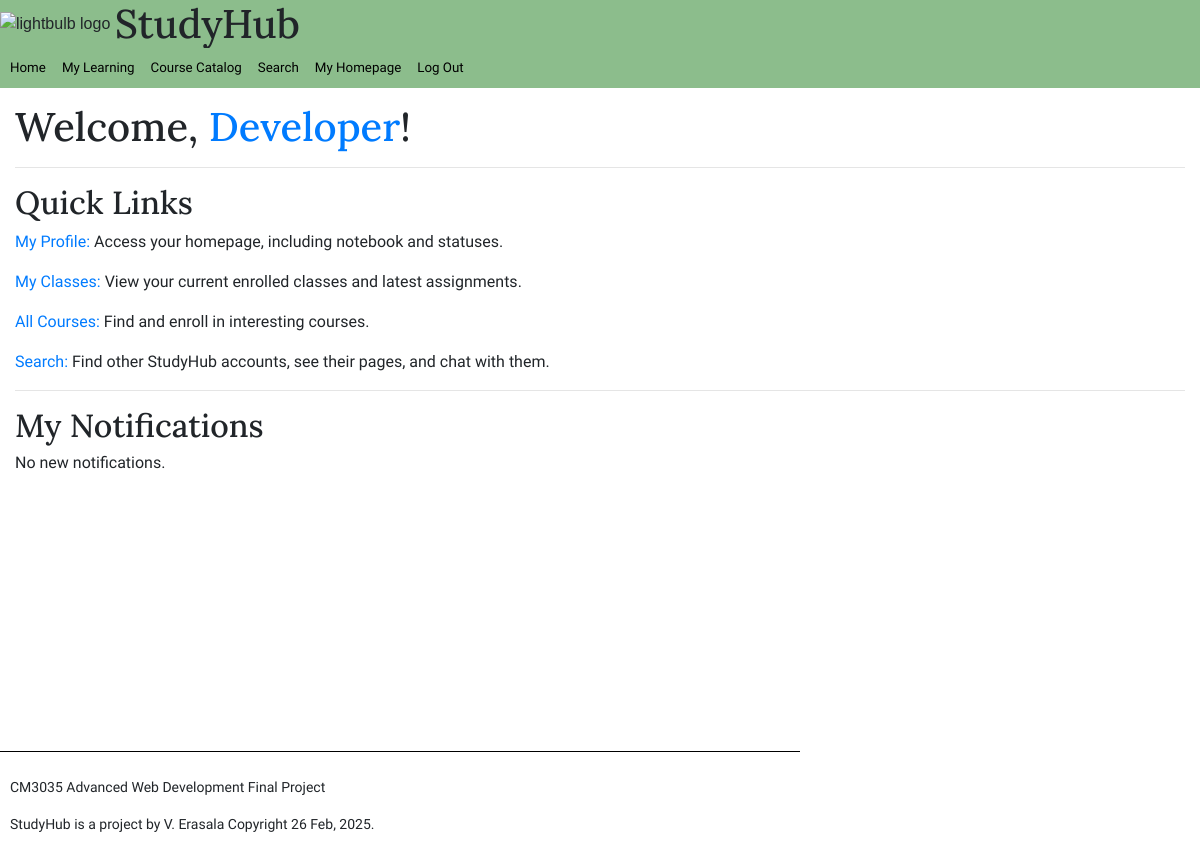
The app's page / (signed in), older data.
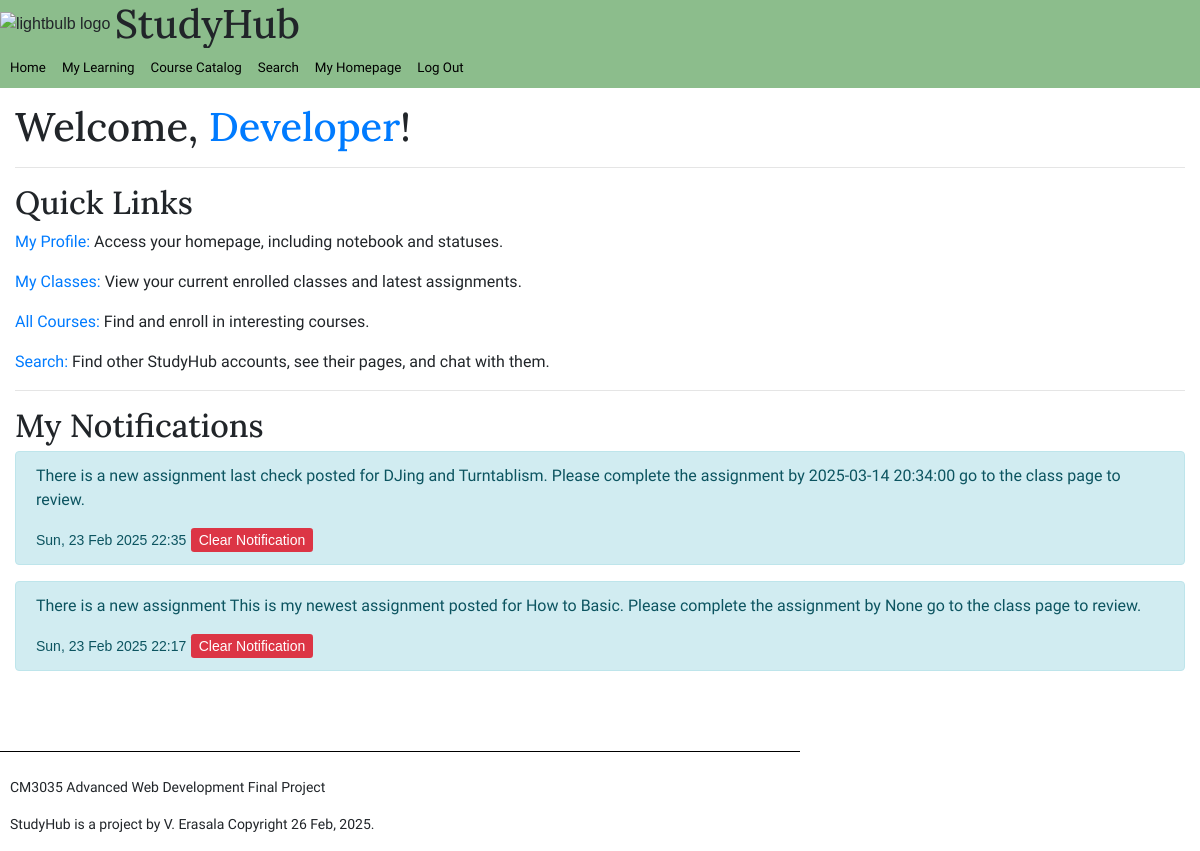
The same page, newer data.
### study_hub/models.py (models this page shows, shortened)
class NewMaterialNotification(models.Model):
    message = models.TextField()
    timestamp = models.DateTimeField(auto_now_add=True)
    user = models.ForeignKey(User, on_delete=models.CASCADE, related_name='material_notifications')

### study_hub/views.py (the view)
# urls.py: path('', views.index, name='index'),
def index(request):
    notifications = []
    role = ''
    if request.user.is_authenticated:
        user= request.user
        if user.is_teacher:
            notifications = EnrollmentNotification.objects.filter(user=user).order_by('-timestamp')
            role = 'teacher'
        else:
            notifications = NewMaterialNotification.objects.filter(user=user).order_by('-timestamp')
            role = 'student'
    context = {'notifications':notifications, 'role': role}
    return render(request, 'study_hub/index.html',context)

### study_hub/templatetags/my_tags.py (called while the page is built)
@register.simple_tag
def todays_date():
    return datetime.datetime.now().strftime("%d %b, %Y")

### study_hub/templates/study_hub/index.html (shortened to what this page needs)
{% extends "./base.html" %}
{% block content %}
    {% if user.is_authenticated %}
    <h1>
        Welcome, <a href="{% url 'user_profile' user.username %}"> {{ user.name }}</a>!
     </h1>
     <hr>
    <container>
         <h2 class="mt-2 mb-2">Quick Links</h2>
         <p><a href = "{% url 'user_profile' user.username %}">My Profile: </a> Access your homepage, including notebook and statuses.</p>
         {% if role == 'teacher' %}
         <p><a href = "{% url 'my_teaching' %}">My Classes: </a> View and edit the classes you are currently teaching.</p>
         <p><a href = "{% url 'course_catalog' %}">All Courses: </a> See other courses offered on the platform.</p>
        {% else %}
        <p><a href = "{% url 'my_learning' %}">My Classes: </a> View your current enrolled classes and latest assignments.</p>
        <p><a href = "{% url 'course_catalog' %}">All Courses: </a> Find and enroll in interesting courses.</p>
        {% endif %}
         <p><a href = "{% url 'search_users' %}">Search: </a> Find other StudyHub accounts, see their pages, and chat with them.</p>
    </container>
    <hr>
    <container>
         <h2>My Notifications </h2>
         <div class="status-updates" style="height: 300px; overflow-y: scroll;">
            <div class="status-updates" style="height: 300px; overflow-y: scroll;">
                {% for notification in notifications %}
                <div class="alert alert-info">
                    <p>{{ notification.message }}</p>
                    <small>{{ notification.timestamp|date:"D, d M Y H:i" }}</small>
                    <a href="{% url 'delete_notification' notification.id %}" class="btn-danger btn-sm">Clear Notification</a>
                </div>
                {% empty %}
                <p>No new notifications.</p>
                {% endfor %}
            </div>
        </div>
    </container>
    {% endif %}
{% endblock %}

Row changes from the older to the newer data that the page shows:
added NewMaterialNotification: message "There is a new assignment last check posted for DJing and Turntablism. Please complete the assignment by 2025-03-14 20:34:00 go to the class page to review.", timestamp "Sun, 23 Feb 2025 22:35"
added NewMaterialNotification: message "There is a new assignment This is my newest assignment posted for How to Basic. Please complete the assignment by None go to the class page to review.", timestamp "Sun, 23 Feb 2025 22:17"
Text that changed along with them:
text no longer shown: "No new notifications."
